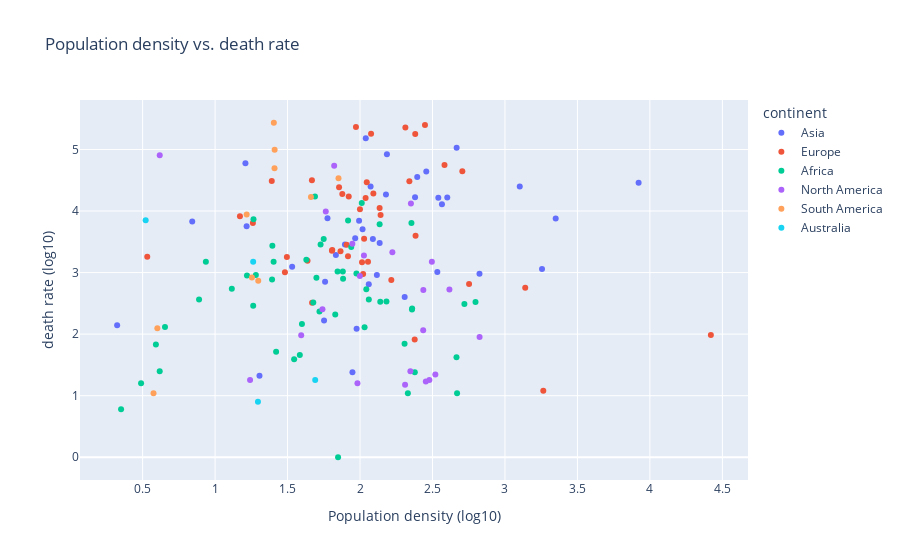

The notebook cell this image was saved under:
### Code cell
fig = px.scatter(totalpop,
    x = 'log10_Population_Density',
    y = 'log10_Infected',
    hover_name=countries,
    color='continent',
    title='Population density vs. death rate')
fig.update_layout(
    xaxis_title="Population density (log10)",
    yaxis_title="death rate (log10)"
    )
fig.show()

### Figure 1 — Plotly figure (JSON) as saved in the notebook; plotly's stock layout.template omitted (floating-point values rounded to 4 significant figures)
{"data": [{"hovertemplate": "<b>%{hovertext}</b><br><br>continent=Asia<br>log10_Population_Density=%{x}<br>log10_Infected=%{y}<extra></extra>", "hovertext": ["Afghanistan", "Armenia", "Azerbaijan", "Bahrain", "Bangladesh", "Bhutan", "Cambodia", "China", "Cyprus", "Georgia", "India", "Indonesia", "Iraq", "Israel", "Japan", "Jordan", "Kazakhstan", "Kuwait", "Kyrgyzstan", "Lebanon", "Malaysia", "Maldives", "Mongolia", "Nepal", "Oman", "Pakistan", "Philippines", "Qatar", "Saudi Arabia", "Singapore", "Sri Lanka", "Tajikistan", "Thailand", "Timor-Leste", "Turkey", "United Arab Emirates", "Uzbekistan", "Yemen"], "legendgroup": "Asia", "marker": {"color": "#636efa", "symbol": "circle"}, "mode": "markers", "name": "Asia", "showlegend": true, "type": "scatter", "x": [1.775, 2.017, 2.089, 3.35, 3.102, 1.306, 1.976, 2.186, 2.116, 1.759, 2.667, 2.179, 1.967, 2.602, 2.54, 2.06, 0.8423, 2.38, 1.532, 2.824, 1.993, 3.256, 0.3243, 2.308, 1.217, 2.457, 2.565, 2.395, 1.209, 3.922, 2.533, 1.833, 2.136, 1.948, 2.04, 2.073, 1.896, 1.752], "xaxis": "x", "y": [3.884, 3.703, 3.546, 3.877, 4.4, 1.322, 2.086, 4.925, 2.963, 2.849, 5.027, 4.267, 3.558, 4.222, 4.214, 2.812, 3.829, 4.224, 3.094, 2.98, 3.844, 3.058, 2.146, 2.604, 3.754, 4.643, 4.112, 4.552, 4.777, 4.459, 3.012, 3.287, 3.482, 1.38, 5.181, 4.399, 3.456, 2.223], "yaxis": "y"}, {"hovertemplate": "<b>%{hovertext}</b><br><br>continent=Europe<br>log10_Population_Density=%{x}<br>log10_Infected=%{y}<extra></extra>", "hovertext": ["Albania", "Andorra", "Austria", "Belarus", "Belgium", "Bosnia and Herzegovina", "Bulgaria", "Croatia", "Czechia", "Denmark", "Estonia", "Finland", "France", "Germany", "Greece", "Holy See", "Hungary", "Iceland", "Ireland", "Italy", "Latvia", "Liechtenstein", "Lithuania", "Luxembourg", "Malta", "Monaco", "Montenegro", "Netherlands", "North Macedonia", "Norway", "Poland", "Portugal", "Romania", "San Marino", "Serbia", "Slovakia", "Slovenia", "Spain", "Sweden", "Switzerland", "Ukraine", "United Kingdom"], "legendgroup": "Europe", "marker": {"color": "#EF553B", "symbol": "circle"}, "mode": "markers", "name": "Europe", "showlegend": true, "type": "scatter", "x": [2.021, 2.216, 2.039, 1.668, 2.583, 1.808, 1.806, 1.865, 2.142, 2.135, 1.495, 1.261, 2.076, 2.381, 1.908, 3.264, 2.028, 0.532, 1.855, 2.313, 1.482, 2.377, 1.638, 2.383, 3.14, 4.421, 1.669, 2.706, 1.917, 1.171, 2.092, 2.047, 1.922, 2.753, 2.0, 2.055, 2.014, 1.972, 1.391, 2.34, 1.878, 2.448], "xaxis": "x", "y": [2.977, 2.881, 4.213, 4.498, 4.747, 3.366, 3.354, 3.349, 3.937, 4.051, 3.253, 3.806, 5.258, 5.25, 3.453, 1.079, 3.551, 3.256, 4.385, 5.355, 3.005, 1.914, 3.194, 3.597, 2.755, 1.987, 2.511, 4.648, 3.265, 3.917, 4.285, 4.469, 4.235, 2.816, 4.031, 3.175, 3.166, 5.366, 4.489, 4.486, 4.276, 5.398], "yaxis": "y"}, {"hovertemplate": "<b>%{hovertext}</b><br><br>continent=Africa<br>log10_Population_Density=%{x}<br>log10_Infected=%{y}<extra></extra>", "hovertext": ["Algeria", "Angola", "Benin", "Botswana", "Burkina Faso", "Burundi", "Cabo Verde", "Cameroon", "Central African Republic", "Chad", "Comoros", "Djibouti", "Egypt", "Equatorial Guinea", "Eritrea", "Eswatini", "Ethiopia", "Gabon", "Gambia", "Ghana", "Guinea", "Guinea-Bissau", "Kenya", "Lesotho", "Liberia", "Libya", "Madagascar", "Malawi", "Mali", "Mauritania", "Mauritius", "Morocco", "Mozambique", "Namibia", "Niger", "Nigeria", "Rwanda", "Sao Tome and Principe", "Senegal", "Seychelles", "Sierra Leone", "Somalia", "South Africa", "South Sudan", "Sudan", "Togo", "Tunisia", "Uganda", "Western Sahara", "Zambia", "Zimbabwe"], "legendgroup": "Africa", "marker": {"color": "#00cc96", "symbol": "circle"}, "mode": "markers", "name": "Africa", "showlegend": true, "type": "scatter", "x": [1.265, 1.421, 2.031, 0.6179, 1.883, 2.666, 2.14, 1.749, 0.8895, 1.115, 2.67, 1.63, 2.012, 1.699, 1.545, 1.829, 2.061, 0.9364, 2.378, 2.135, 1.728, 1.845, 1.975, 1.849, 1.72, 0.5916, 1.678, 2.307, 1.22, 0.6543, 2.797, 1.918, 1.599, 0.4894, 1.281, 2.355, 2.72, 2.358, 1.939, 2.33, 2.043, 1.404, 1.689, 1.263, 1.395, 2.182, 1.881, 2.36, 0.3514, 1.393, 1.585], "xaxis": "x", "y": [3.868, 1.716, 2.114, 1.398, 2.901, 1.623, 2.525, 3.548, 2.563, 2.736, 1.041, 3.209, 4.13, 2.916, 1.591, 2.318, 2.562, 3.177, 1.38, 3.785, 3.457, 3.016, 2.984, 0, 2.367, 1.833, 2.513, 1.845, 2.955, 2.117, 2.521, 3.847, 2.164, 1.204, 2.961, 3.806, 2.489, 2.4, 3.418, 1.041, 2.728, 3.177, 4.236, 2.462, 3.436, 2.529, 3.019, 2.415, 0.7782, 2.888, 1.663], "yaxis": "y"}, {"hovertemplate": "<b>%{hovertext}</b><br><br>continent=North America<br>log10_Population_Density=%{x}<br>log10_Infected=%{y}<extra></extra>", "hovertext": ["Antigua and Barbuda", "Bahamas", "Barbados", "Belize", "Canada", "Costa Rica", "Cuba", "Dominica", "Dominican Republic", "El Salvador", "Grenada", "Guatemala", "Haiti", "Honduras", "Jamaica", "Mexico", "Nicaragua", "Panama", "Saint Kitts and Nevis", "Saint Lucia", "Saint Vincent and the Grenadines", "Trinidad and Tobago"], "legendgroup": "North America", "marker": {"color": "#ab63fa", "symbol": "circle"}, "mode": "markers", "name": "North America", "showlegend": true, "type": "scatter", "x": [2.347, 1.594, 2.825, 1.241, 0.618, 1.999, 2.027, 1.982, 2.351, 2.496, 2.52, 2.223, 2.617, 1.947, 2.437, 1.822, 1.741, 1.764, 2.311, 2.479, 2.454, 2.436], "xaxis": "x", "y": [1.398, 1.982, 1.954, 1.255, 4.906, 2.945, 3.276, 1.204, 4.121, 3.176, 1.342, 3.329, 2.727, 3.471, 2.716, 4.735, 2.405, 3.994, 1.176, 1.255, 1.23, 2.064], "yaxis": "y"}, {"hovertemplate": "<b>%{hovertext}</b><br><br>continent=South America<br>log10_Population_Density=%{x}<br>log10_Infected=%{y}<extra></extra>", "hovertext": ["Argentina", "Brazil", "Chile", "Colombia", "Ecuador", "Guyana", "Paraguay", "Peru", "Suriname", "Uruguay"], "legendgroup": "South America", "marker": {"color": "#FFA15A", "symbol": "circle"}, "mode": "markers", "name": "South America", "showlegend": true, "type": "scatter", "x": [1.218, 1.405, 1.41, 1.661, 1.851, 0.6016, 1.254, 1.411, 0.5752, 1.298], "xaxis": "x", "y": [3.945, 5.434, 4.695, 4.229, 4.533, 2.097, 2.919, 4.998, 1.041, 2.868], "yaxis": "y"}, {"hovertemplate": "<b>%{hovertext}</b><br><br>continent=Australia<br>log10_Population_Density=%{x}<br>log10_Infected=%{y}<extra></extra>", "hovertext": ["Australia", "Fiji", "New Zealand", "Papua New Guinea"], "legendgroup": "Australia", "marker": {"color": "#19d3f3", "symbol": "circle"}, "mode": "markers", "name": "Australia", "showlegend": true, "type": "scatter", "x": [0.521, 1.691, 1.263, 1.296], "xaxis": "x", "y": [3.85, 1.255, 3.177, 0.9031], "yaxis": "y"}], "layout": {"legend": {"title": {"text": "continent"}, "tracegroupgap": 0}, "title": {"text": "Population density vs. death rate"}, "xaxis": {"anchor": "y", "domain": [0, 1], "title": {"text": "Population density (log10)"}}, "yaxis": {"anchor": "x", "domain": [0, 1], "title": {"text": "death rate (log10)"}}}}
